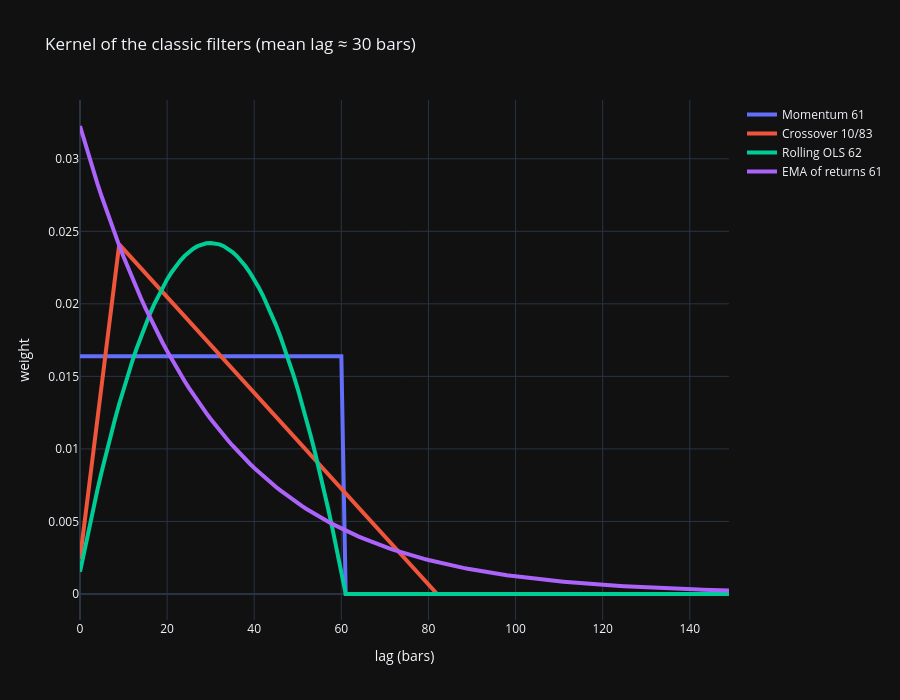

This figure's notebook cell:
### Markdown cell above
## 3. Kernel shapes: the weights on past returns

Every linear filter can be written as

$$\hat\beta_t = \sum_{k \ge 0} w_k \, r_{t-k}$$

The weights $w_k$ (the **kernel**) are the only thing that distinguishes one filter from another. We measure them directly: we feed the filter a price series with a single return equal to 1 and record how the slope responds over the following bars.

Two numbers summarize a kernel:
- **mean lag** $= \sum k\,w_k / \sum w_k$: how old the information is, on average;
- **noise** $= \sum w_k^2$: the variance of the estimate when returns are pure noise (lower = smoother).

These are the two sides of the lag/noise trade-off.

### Code cell
def kernel(estimator, n_lags=600, burn=2000):
    r = np.zeros(burn + n_lags)
    r[burn] = 1.0
    response = np.asarray(estimator(pd.Series(np.cumsum(r))), float)[burn:]
    return pd.Series(np.nan_to_num(response), name="weight")

def kernel_stats(w):
    k = np.arange(len(w))
    return pd.Series({"sum of weights": w.sum(),
                      "mean lag (bars)": (k * w).sum() / w.sum(),
                      "noise Σw² (x1000)": 1000 * (w ** 2).sum()})

def match_lag(make_estimator, grid, target):
    lags = {p: kernel_stats(kernel(make_estimator(p)))["mean lag (bars)"] for p in grid}
    return min(lags, key=lambda p: abs(lags[p] - target))

TARGET_LAG = 30

n_mom  = match_lag(lambda n: lambda s: slope_momentum(s, n), range(20, 121), TARGET_LAG)
n_xo   = match_lag(lambda n: lambda s: slope_crossover(s, n), range(20, 201), TARGET_LAG)
n_ols  = match_lag(lambda n: lambda s: slope_ols(s, n), range(20, 121), TARGET_LAG)
n_ema  = match_lag(lambda n: lambda s: slope_ema(s, n), range(20, 121), TARGET_LAG)

classic = {
    f"Momentum {n_mom}":        lambda s: slope_momentum(s, n_mom),
    f"Crossover 10/{n_xo}":     lambda s: slope_crossover(s, n_xo),
    f"Rolling OLS {n_ols}":     lambda s: slope_ols(s, n_ols),
    f"EMA of returns {n_ema}":  lambda s: slope_ema(s, n_ema),
}
kernels = {name: kernel(f) for name, f in classic.items()}

plot_lines({k: w.iloc[:150] for k, w in kernels.items()},
           f"Kernel of the classic filters (mean lag ≈ {TARGET_LAG} bars)", ytitle="weight", xtitle="lag (bars)")
pd.DataFrame({k: kernel_stats(w) for k, w in kernels.items()}).T.round(3)

### Figure 1 — Plotly figure (JSON) as saved in the notebook; plotly's stock layout.template omitted (floating-point values rounded to 4 significant figures; data arrays with more than 128 entries replaced by an {"elided": "..."} marker saying what was removed)
{"data": [{"line": {"width": 4}, "name": "Momentum 61", "type": "scatter", "x": {"elided": "150 int values"}, "y": {"elided": "150 float values"}}, {"line": {"width": 4}, "name": "Crossover 10/83", "type": "scatter", "x": {"elided": "150 int values"}, "y": {"elided": "150 float values"}}, {"line": {"width": 4}, "name": "Rolling OLS 62", "type": "scatter", "x": {"elided": "150 int values"}, "y": {"elided": "150 float values"}}, {"line": {"width": 4}, "name": "EMA of returns 61", "type": "scatter", "x": {"elided": "150 int values"}, "y": {"elided": "150 float values"}}], "layout": {"height": 700, "hovermode": "x unified", "title": {"text": "Kernel of the classic filters (mean lag ≈ 30 bars)"}, "xaxis": {"title": {"text": "lag (bars)"}}, "yaxis": {"title": {"text": "weight"}}}}
